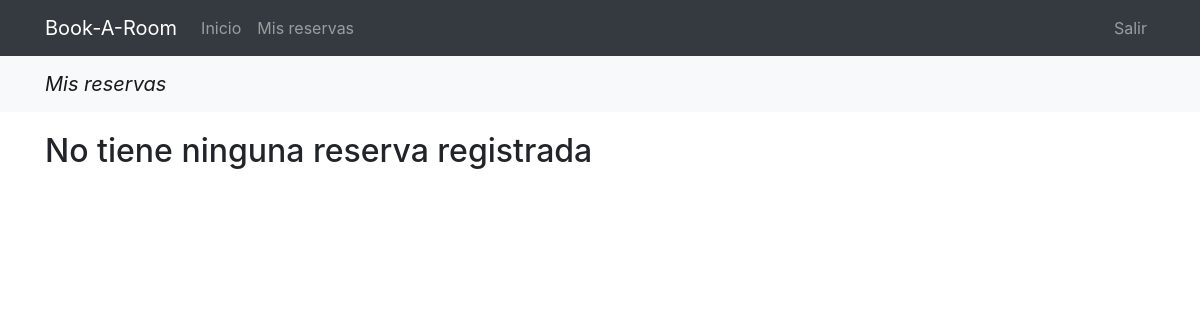
/booking/list/ (signed in), run on an earlier commit of the app's database.
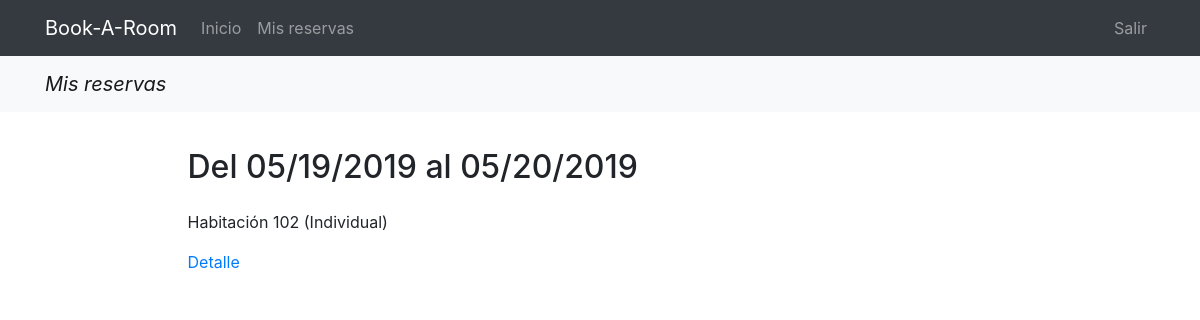
And on a later commit of the database.
### booking/models.py (models this page shows, shortened)
class Reservation(models.Model):
    number = models.CharField(max_length=32, verbose_name='Localizador')
    guest = models.ForeignKey(User, verbose_name='Huésped', on_delete=models.CASCADE)
    check_in = models.DateField(verbose_name='Fecha ingreso')
    check_out = models.DateField(verbose_name='Fecha salida')
    room = models.ForeignKey(Room, verbose_name='Habitación', on_delete=models.CASCADE, related_name='room_reservation')
    card_number = models.CharField(max_length=19, verbose_name='Número de tarjeta')
    expiry_month = models.CharField(max_length=2, verbose_name='Mes expiración')
    expiry_year = models.CharField(max_length=2, verbose_name='Año expiración')
    comments = models.TextField(verbose_name='Comentarios', null=True, blank=True)
    total = models.DecimalField(max_digits=15, decimal_places=2, verbose_name='Total reserva')
    created = models.DateTimeField(auto_now_add=True, verbose_name='Fecha reserva')
    class Meta:
        verbose_name = 'Reserva'

### core/models.py (models this page shows)
class Room(models.Model):
    number = models.SmallIntegerField(verbose_name='Número de habitación', unique=True)
    type = models.ForeignKey(RoomType,
                             verbose_name='Tipo de habitación',
                             related_name='room_type',
                             on_delete=models.CASCADE)
    facilities = models.ManyToManyField(RoomFacility, verbose_name='Equipamiento', related_name='room_facilities')
    status = models.ForeignKey(RoomStatus,
                               verbose_name='Estado de la habitación',
                               related_name='room_status',
                               on_delete=models.CASCADE)
    price = models.DecimalField(max_digits=12, decimal_places=2, verbose_name='Precio')
    class Meta:
        verbose_name = 'Habitación'
        verbose_name_plural = 'Habitaciones'
    def __str__(self):
        return 'Habitación ' + str(self.number)

class RoomType(models.Model):
    name = models.CharField(max_length=50, verbose_name='Nombre')
    capacity = models.SmallIntegerField(verbose_name='Capacidad (personas)')
    class Meta:
        verbose_name = 'Tipo de habitación'
        verbose_name_plural = 'Tipos de habitaciones'
    def __str__(self):
        return self.name

### booking/views.py (the view)
# urls.py: path('list/', ReservationList.as_view(), name='my_list'),
class ReservationList(LoginRequiredMixin, ListView):
    model = Reservation
    def get_queryset(self):
        queryset = super(ReservationList, self).get_queryset()
        return queryset.filter(guest=self.request.user)

### booking/templates/booking/reservation_list.html (shortened to what this page needs)
{% extends 'core/base.html' %}
{% load extras %}
{% block content %}
<nav class="navbar navbar-expand-lg navbar-light bg-light">
    <div class="container">
        <span class="navbar-brand" href="#"><i>Mis reservas</i></span>
    </div>
</nav>
<main role="main">
    <div class="container mb-4">
    {% if reservation_list %}
    {% for reservation in reservation_list|dictsort:"id" reversed %}
        <div class="row mt-3">
            <div class="col-md-9 mx-auto">
                <h2 class="mb-4">Del {{ reservation.check_in|date:"SHORT_DATE_FORMAT" }} al {{ reservation.check_out|date:"SHORT_DATE_FORMAT" }}</h2>
                <div>
                    <p>{{ reservation.room }} ({{ reservation.room.type }})</p>
                    <p><a href="{% url 'booking:detail' reservation.id %}">Detalle</a></p>
                </div>
            </div>
        </div>
    {% endfor %}
    {% else %}
        <h2 class="mb-4">No tiene ninguna reserva registrada</h2>
    {% endif %}
    </div>
</main>
{% endblock %}

### core/templates/core/base.html (shortened to what this page needs)
<!DOCTYPE html>
<html lang="es">
<head>
    {% load static %}
    <link href="{% static 'core/vendor/bootstrap/css/bootstrap.min.css' %}" rel="stylesheet">
    <link href="{% static 'core/vendor/font-awesome/css/font-awesome.min.css' %}" rel="stylesheet" type="text/css">
    <link href="{% static 'core/css/main.css' %}" rel="stylesheet">
</head>
<body>
<nav class="navbar navbar-expand-lg navbar-dark bg-dark">
    <div class="container">
        <a class="navbar-brand" href="{% url 'home' %}">Book-A-Room</a>
        <div class="collapse navbar-collapse" id="ned">
            <ul class="navbar-nav mr-auto">
                <li class="nav-item">
                    <a class="nav-link" href="{% url 'home' %}">Inicio</a>
                </li>
                {% if request.user.is_authenticated %}
                <li class="nav-item">
                    <a class="nav-link" href="{% url 'booking:my_list' %}">Mis reservas</a>
                </li>
                {% endif %}
            </ul>
            <ul class="navbar-nav">
                <li class="nav-item">
                    {% if not request.user.is_authenticated %}
                    <a class="nav-link" href="{% url 'login' %}">Acceder</a>
                    {% else %}
                    <a class="nav-link" href="{% url 'logout' %}">Salir</a>
                    {% endif %}
                </li>
            </ul>
        </div>
    </div>
</nav>
{% block content %}{% endblock %}
</body>
</html>

### core/static/core/css/main.css (style rules this page uses)
main { padding-top: 20px; }
:root { --jumbotron-padding-y: 3rem; }

What changed in the data, as far as the page shows it:
added Reservation: check_in "05/19/2019", check_out "05/20/2019", room "Habitación 102", room.type "Individual"
Also different on the page:
text no longer shown: "No tiene ninguna reserva registrada"
